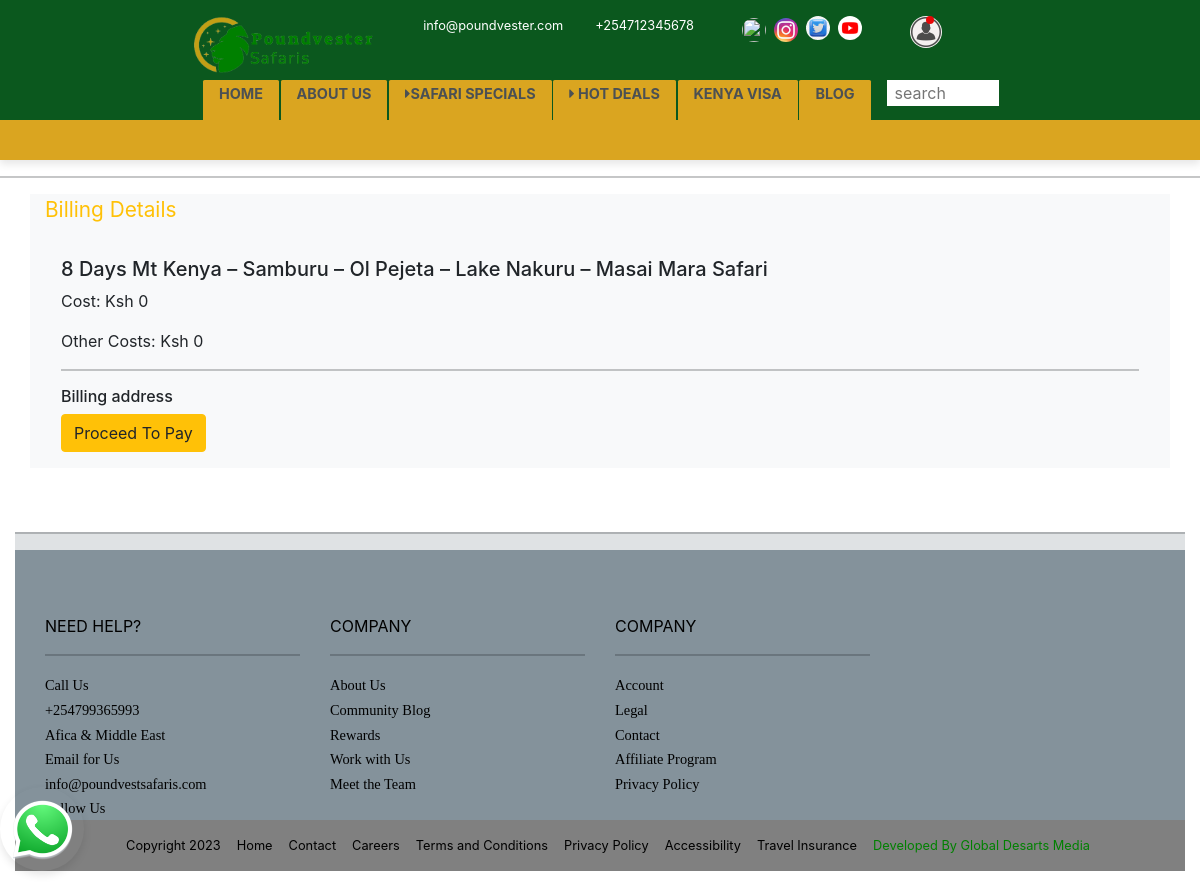
The app's page /booking/1/ with its own data.
### base/models.py (models this page shows, shortened)
class TourCategory(models.Model):
    name=models.CharField(max_length=100)
    duration=models.CharField(max_length=100)
    cost=models.CharField(max_length=100)
    description=models.TextField()
    inclusives=models.TextField(blank=True,null=True)
    exclusives=models.TextField(blank=True,null=True)
    tour_location=models.CharField(max_length=100,null=True,blank=True)
    destination=models.CharField(max_length=100,null=True,blank=True)
    country=models.ForeignKey(CountrySafari,on_delete=models.DO_NOTHING,blank=True,null=True)
    image=models.ImageField(upload_to="tour_images",blank=True,null=True)
    highlights=models.TextField(blank=True,null=True)
    groupSize=models.CharField(max_length=100,blank=True,null=True)
    languages=models.CharField(max_length=50,default="English")

### base/views.py (the view)
# urls.py: path("booking/<str:tour_id>/",views.booking,name="booking"),
def booking(request,tour_id):
    user=request.user
    cart_items = models.Cart.objects.all()
    tour=models.TourCategory.objects.get(id=tour_id)
    context = {
        "tour":tour,
        "user": user
    }
    return render(request, 'base/booking.html', context)

### base/templates/base/booking.html (shortened to what this page needs)
{% extends "base/base.html" %}
{% load static %}
{% block extra_css %}
<link rel="stylesheet" href="{% static 'styles/booking.css' %}">
{% endblock %}
{% block content %}
<hr class="blue-hr">
<div class=" bg-light container main-container">
  <p class="text-warning" style="font-size: 1.3rem;">Billing Details</p>
  <div class="item-details">
    <h5>{{tour.name}}</h5>
    <p>Cost: Ksh {{tour.cost}}</p>
    <p>Other Costs: Ksh 0</p>
    <hr>
    <h6>Billing  address</h6>
    <a href="{% if request.user.is_authenticated %}{% url 'submitOrder' booking_id=tour.id%}{%else %}{% url 'login'  %}{% endif %}" class="btn btn-warning">Proceed To Pay</a>
  </div>
</div>
{% endblock %}

### base/static/styles/index.css (style rules this page uses)
:root { --main-color: rgb(11, 88, 30); --text-header: goldenrod; --accent-color: #d1d7db; }
body { width: 100vw; }
body { transition: 1s ease-in; }
a { text-decoration: none !important; color: inherit; }

### base/static/styles/media.css (style rules this page uses)
:root { --main-color: rgb(11, 88, 30); --text-header: goldenrod; --accent-color: #d1d7db; }

### base/static/styles/booking.css (style rules this page uses)
.item-details { padding: 1rem; margin-top: 1rem; margin-bottom: 4rem; }

### records on screen
TourCategory: name "8 Days Mt Kenya – Samburu – Ol Pejeta – Lake Nakuru – Masai Mara Safari", cost "0"
